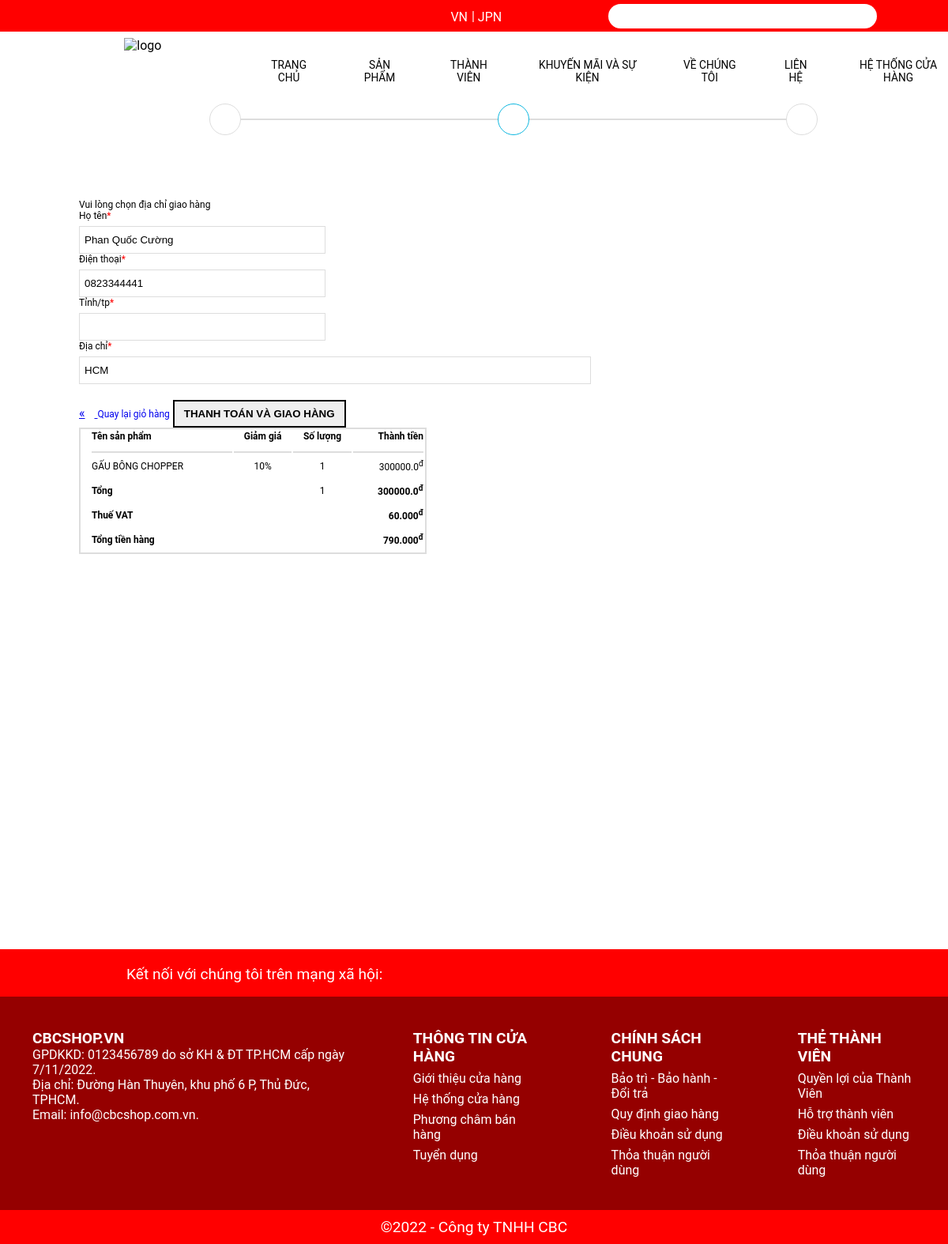
Before: /delivery/ (signed in) with the older database file.
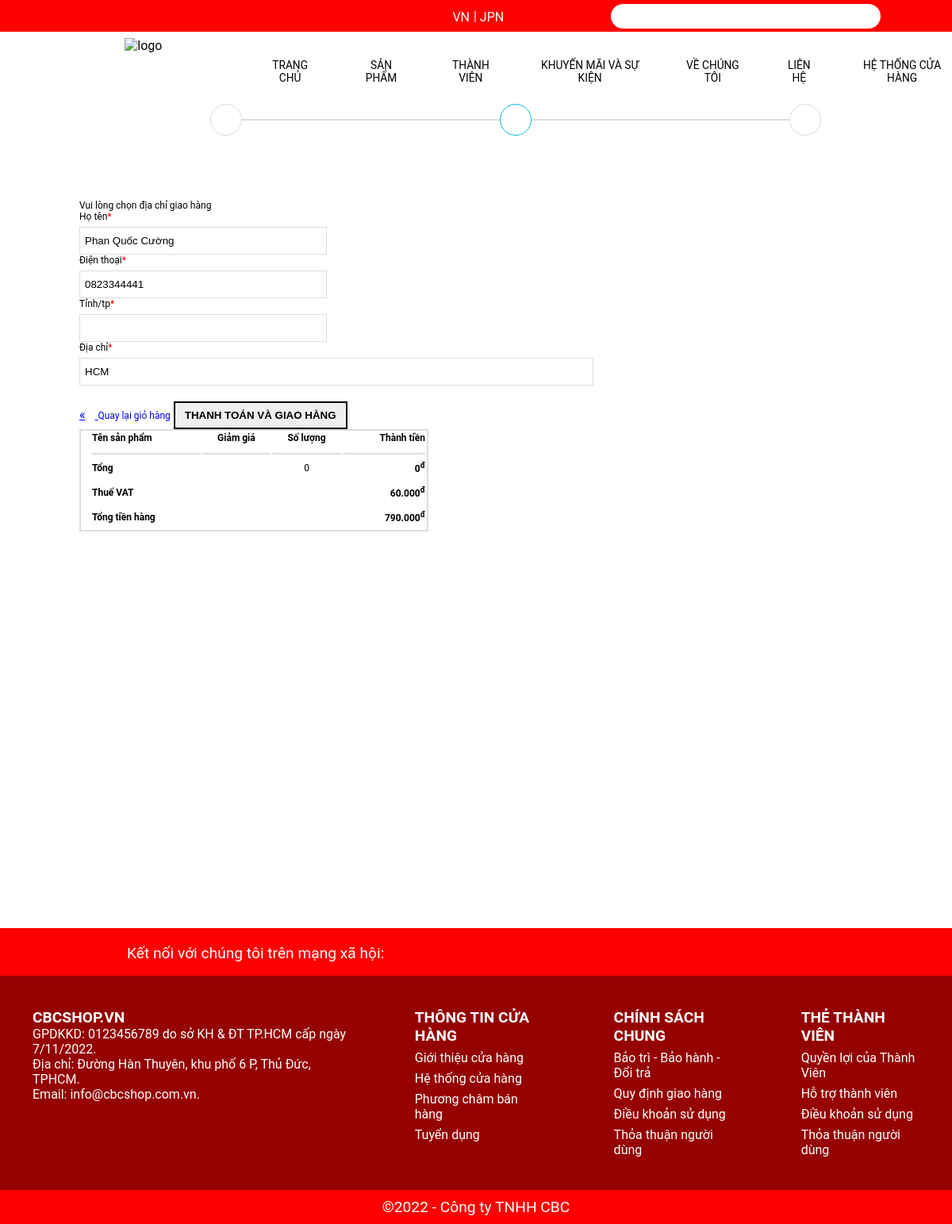
After: the same page with the newer database file.
### my_app/models.py (models this page shows, shortened)
class UserProfile(models.Model):
    user = models.OneToOneField(User, on_delete=models.CASCADE)
    firstname = models.TextField(blank=True)
    lastname = models.TextField(blank=True)
    address = models.TextField(blank=True)
    phone = models.CharField(max_length=10, null=True, blank=True, validators=[validators.RegexValidator(r'^[0-9]*$', 'Phone number must be numeric')])
    birth_date = models.DateField(null=True, blank=True)
    profile_picture = models.ImageField(upload_to='profile_pictures/', null=True, blank=True)

class OrderItem(models.Model):
    product = models.ForeignKey(Product, on_delete=models.SET_NULL,blank=True,null=True)
    order = models.ForeignKey(Order, on_delete=models.SET_NULL, blank=True, null=True)
    quantity = models.IntegerField(default=0,null=True,blank=True)
    date_added = models.DateTimeField(auto_now_add=True)
    @property
    def get_total(self):
        total = self.product.price * self.quantity
        return total

class Product(models.Model):
    ID = models.IntegerField(primary_key=True)
    category = models.ManyToManyField(Category,related_name="product")
    name = models.CharField(max_length=200, null=True)
    price = models.FloatField()
    categy = models.CharField(max_length=200,null=True)
    sell = models.IntegerField()
    image = models.ImageField(null=True,blank=True)
    sale = models.IntegerField(null=True)
    star_rating = models.FloatField(default=0,null=True)  # Thêm trường star_rating

class Order(models.Model):
    customer = models.ForeignKey(User, on_delete=models.SET_NULL,blank=True,null=True)
    date_order = models.DateTimeField(auto_now_add=True)
    complete = models.BooleanField(default = False,null=True,blank=False)
    transaction_id = models.CharField(max_length=200,null=True)
    @property
    def get_cart_item(self):
        orderitems = self.orderitem_set.all()
        total = sum([item.quantity for item in orderitems])
        return total
    @property
    def get_cart_total(self):
        orderitems = self.orderitem_set.all()
        total = sum([item.get_total for item in orderitems])
        return total

### my_app/views.py (the view)
# urls.py: path('delivery/',views.delivery, name='delivery'),
def delivery(request):
    context = get_common_context(request)
    return render(request, 'html/delivery.html', context)

### my_app/views.py (called while the page is built, shortened)
def get_common_context(request):
    context = {}
    if request.user.is_authenticated:
        user_profile = UserProfile.objects.get(user=request.user)
        customer = request.user
        order, created = Order.objects.get_or_create(customer=customer, complete=False)
        items = order.orderitem_set.all()
        cartItems = order.get_cart_item
        user_login = "hidden"
        user_logout = "show"
        user_staff = "show" if request.user.is_staff else "hidden"
        context.update({
            'user_profile': user_profile,
            'items': items,
            'order': order,
            'cartItems': cartItems,
            'user_login': user_login,
            'user_logout': user_logout,
            'user_staff': user_staff,
            'customer': customer,
        })
    context['categories'] = Category.objects.filter(is_sub=False)
    return context

### my_app/templates/html/delivery.html (shortened to what this page needs)
{% extends 'html/base.html' %} {% load static %} {% block delivery_content %}
<head>
  <link rel="stylesheet" href="{% static 'assets/delivery.css' %}" />
</head>
<section class="delivery-cart">
  <div class="container">
    <div class="delivery-top-wrap">
      <div class="delivery-top">
        <div class="delivery-top-delivery delivery-top-item">
          <i class="fas fa-shopping-cart"></i>
        </div>
        <div class="delivery-top-adress delivery-top-item">
          <i class="fas fa-map-marker-alt"></i>
        </div>
        <div class="delivery-top-payment delivery-top-item">
          <i class="fas fa-money-check-alt"></i>
        </div>
      </div>
    </div>
  </div>
  <div class="container">
    <div class="delivery-content row">
      <div class="delivery-content-left">
        <form id="deliveryForm" action="{% url 'checkout' %}" method="POST">
          <p>Vui lòng chọn địa chỉ giao hàng</p>
          <div class="delivery-content-left-input-top row">
            <div class="delivery-content-left-input-top-item">
              <label for="name">Họ tên<span style="color: red">*</span></label>
              <input
                type="text"
                name="name"
                id="name"
                value="{{user_profile.lastname}} {{user_profile.firstname}}"
              />
            </div>
            <div class="delivery-content-left-input-top-item">
              <label for="mobile"
                >Điện thoại<span style="color: red">*</span></label
              >
              <input
                type="text"
                name="mobile"
                id="mobile"
                value="{{user_profile.phone}}"
              />
            </div>
            <div class="delivery-content-left-input-top-item">
              <label for="city">Tỉnh/tp<span style="color: red">*</span></label>
              <input type="text" name="city" id="city" />
            </div>
          </div>
          <div class="delivery-content-left-input-bottom">
            <label for="address"
              >Địa chỉ<span style="color: red">*</span></label
            >
            <input
              type="text"
              name="address"
              id="address"
              value="{{user_profile.address}}"
            />
          </div>
          <div class="delivery-content-left-button row">
            <a href="javascript:history.back()"
              ><span>&#171;</span>
              <p>Quay lại giỏ hàng</p></a
            >
            <button type="submit" style="font-weight: bold">
              THANH TOÁN VÀ GIAO HÀNG
            </button>
          </div>
        </form>
      </div>
      <div class="delivery-content-right">
        <table>
          <tr>
            <th>Tên sản phẩm</th>
            <th>Giảm giá</th>
            <th>Số lượng</th>
            <th>Thành tiền</th>
          </tr>
          {% for item in items %}
          <tr>
            <td>{{item.product.name}}</td>
            <td>{{item.product.sale}}%</td>
            <td>{{item.quantity}}</td>
            <td>
              <p>{{item.product.price}}<sup>đ</sup></p>
            </td>
          </tr>
          {% endfor %}
          <tr>
            <td style="font-weight: bold" colspan="2">Tổng</td>
            <td>{{order.get_cart_item}}</td>
            <td style="font-weight: bold">
              <p>{{order.get_cart_total}}<sup>đ</sup></p>
            </td>
          </tr>
          <tr>
            <td style="font-weight: bold" colspan="3">Thuế VAT</td>
            <td style="font-weight: bold">
              <p>60.000<sup>đ</sup></p>
            </td>
          </tr>
          <tr>
            <td style="font-weight: bold" colspan="3">Tổng tiền hàng</td>
            <td style="font-weight: bold">
              <p>790.000<sup>đ</sup></p>
            </td>
          </tr>
        </table>
      </div>
    </div>
  </div>
</section>
{% endblock delivery_content %}

### my_app/templates/html/base.html (shortened to what this page needs)
{% load static %}
<!DOCTYPE html>
<html lang="vi">
<head>
   <link rel="stylesheet" href="{% static 'assets/style.css' %}">
   <link rel="stylesheet" href="{% static 'assets/fontawesome-free-6.2.0-web/css/all.min.css' %}">
</head>
<body>
   <header id="header">
      <form class="search" method = POST action = "{% url 'search' %}">
         <input class="input" type="text"  name="searched">
         <button type="submit"><i class="fa fa-search"></i></button>
      </form>
      <div class="left">
         <p class="delivery"><i class="fa-solid fa-truck-fast"></i><i>&nbsp;</i></p>
      </div>
      <div class="lang1">
         <p>VN</p>
      </div>
      <div class="left vertical">
         <P>|<i>&nbsp;</i></P>
      </div>
      <div class="lang2">
         <p>JPN</p>
      </div>
      <div class="right">
      </div>
      <div id="nav">
         <nav class="topnav">
            <a style="text-decoration: none" href="{% url 'home' %}">TRANG CHỦ</a>
            <div class="dropdownmenu"><a style="text-decoration: none" href="{% url 'product' %}">SẢN PHẨM</a>
            </div>
            <div class="dropdownmenu"><a style="text-decoration: none" href="{% url 'memberkhuyenmai' %}">THÀNH VIÊN</a>
            </div>
            <div class="dropdownmenu"><a style="text-decoration: none" href="{% url 'event' %}">KHUYẾN MÃI VÀ SỰ KIỆN</a>
            </div>
            <div class="dropdownmenu"><a style="text-decoration: none" href="{% url 'introduce' %}">VỀ CHÚNG TÔI</a>
            </div>
            <div class="dropdownmenu">
               <a style="text-decoration: none" href="{% url 'contactus' %}" >LIÊN HỆ</a>
            </div>
            <div class="dropdownmenu">
               <a style="text-decoration: none" href="{% url 'location' %}" >HỆ THỐNG CỬA HÀNG</a>
            </div>
         </nav>
         <img id="logo" src="{% static 'images/logo/logodqb-02.png' %}" alt="logo" width="70px">
      </div>
   </header>
   {% block delivery_content %}
   {% endblock delivery_content %}
   <footer id="footer">
      <div class="footer-follow-us">
         <p class="footer-follow-us-content">Kết nối với chúng tôi trên mạng xã hội:</p>
         <div class="footer-follow-us-logo">
            <a style="text-decoration: none" href=""><i class="fa-brands fa-facebook">&nbsp;</i></a>
            <a style="text-decoration: none" href=""><i class="fa-brands fa-instagram">&nbsp;</i></a>
            <a style="text-decoration: none" href=""><i class="fa-brands fa-square-twitter">&nbsp;</i></a>
            <a style="text-decoration: none" href=""><i class="fa-brands fa-linkedin">&nbsp;</i></a>
            <a style="text-decoration: none" href=""><i class="fa-brands fa-google">&nbsp;</i></a>
         </div>
      </div>
      <div class="footer-content">
         <div class="footer-content-all">
            <p>CBCSHOP.VN</p>
            <p>GPDKKD: 0123456789 do sở KH & ĐT TP.HCM cấp ngày 7/11/2022.</p>
            <p>Địa chỉ: Đường Hàn Thuyên, khu phố 6 P, Thủ Đức, TPHCM.</p>
            <p>Email: info@cbcshop.com.vn.</p>
         </div>
         <div class="footer-content-all">
            <p>THÔNG TIN CỬA HÀNG</p>
            <p>
            <ul>
               <li><a style="text-decoration: none" href="">Giới thiệu cửa hàng</a></li>
               <li><a style="text-decoration: none" href="">Hệ thống cửa hàng</a></li>
               <li><a style="text-decoration: none" href="">Phương châm bán hàng</a></li>
               <li><a style="text-decoration: none" href="">Tuyển dụng</a></li>
            </ul>
            </p>
         </div>
         <div class="footer-content-all">
            <p>CHÍNH SÁCH CHUNG</p>
            <p>
            <ul>
               <li><a style="text-decoration: none" href="">Bảo trì - Bảo hành - Đổi trả</a></li>
               <li><a style="text-decoration: none" href="">Quy định giao hàng</a></li>
               <li><a style="text-decoration: none" href="">Điều khoản sử dụng</a></li>
               <li><a style="text-decoration: none" href="">Thỏa thuận người dùng</a></li>
            </ul>
            </p>
         </div>
         <div class="footer-content-all">
            <p>THẺ THÀNH VIÊN</p>
            <p>
            <ul>
               <li><a style="text-decoration: none" href="">Quyền lợi của Thành Viên</a></li>
               <li><a style="text-decoration: none" href="">Hỗ trợ thành viên</a></li>
               <li><a style="text-decoration: none" href="">Điều khoản sử dụng</a></li>
               <li><a style="text-decoration: none" href="">Thỏa thuận người dùng</a></li>
            </ul>
            </p>
         </div>
      </div>
      <div class="footer-copyright">
         <p>&copy;2022 - Công ty TNHH CBC</p>
      </div>
   </footer>
</body>
</html>

### my_app/static/assets/style.css (style rules this page uses)
* { margin: 0; padding: 0; box-sizing: border-box; }
body { font-family: roboto; }
#header { background-color: #ff0000; position: fixed; width: 100%; height: 2.5rem; z-index: 1; }
.delivery { margin-top: -0.9375rem; margin-left: 10.125rem; position: relative; top: -0.9375rem; }
.vertical { position: relative; top: -1.9375rem; left: 0.3125rem; }
#logo { position: absolute; left: 0.4575rem; top: 0.25rem; margin-top: -0.375rem; }
#nav { position: relative; top: -1.3rem; left: 9.375rem; height: 4.125rem; background-color: white; width: 112.5rem; }
.topnav { position: absolute; left: 9.6875rem; margin-top: 1.25rem; top: 0.0625rem; width: 73.75rem; display: flex; }
.topnav a { display: block; color: black; text-align: center; padding: 1.5rem 1.75rem; text-decoration: none; font-size: 0.8575rem; position: relative; top: -1.3125rem; }
.search { margin-left: 48.125rem; margin-top: 0.625rem; position: relative; top: -0.3125rem; }
.search input[type=text] { border-radius: 5.625rem 0rem 0rem 5.625rem; border: none; font-size: 0.625rem; padding: 0.625rem; width: 18.125rem; float: left; outline: none; }
.search button { width: 3.125rem; padding: 0.625rem; font-size: 0.625rem; border-radius: 0rem 5.625rem 5.625rem 0rem; float: left; border: none; background: white; height: 1.96875rem; position: relative; top: -0.03125rem; }
.left p { float: left; color: white; }
.lang1 p { float: left; margin-left: 24.5rem; color: white; position: relative; top: -1.875rem; }
.lang2 p { float: left; margin-left: 0.3125rem; color: white; position: relative; top: -1.875rem; }
.right { display: flex; align-items: center; height: 10px; }
#footer { background-color: red; color: white; position: relative; top: 25rem; }
.footer-follow-us { height: 60px; font-size: 1.2rem; padding: 20px 160px; }
.footer-follow-us-content { float: left; }
.footer-follow-us-logo { float: right; padding: 0px ; }
.footer-follow-us-logo .fa-brands { color: white; }
.footer-content { display: flex; justify-content: center; background-color: rgb(149, 0, 0); }
.footer-content div { padding: 41px }
.footer-content-all li { padding: 7px 0px 0px 0px; list-style-type: none; }
.footer-content-all a { text-decoration: none; color: white; list-style-type: none; }
.footer-content-all p:first-child { font-size: 1.2rem; font-weight: bold; }
.footer-copyright { display: flex; font-size: 1.2rem; justify-content: center; align-items: center; padding: 10px; }
a { text-decoration: non; }

Changed rows visible on the page:
no longer on this page (row unchanged): OrderItem: product.name "GẤU BÔNG CHOPPER", product.sale "10", quantity "1", product.price "300000.0"
no longer on this page (row edited): Order: get_cart_item "1", get_cart_total "300000.0"
added Order: get_cart_item "0", get_cart_total "0"
